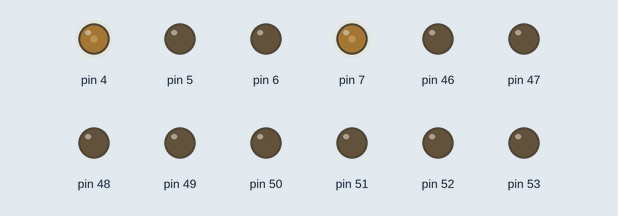
Simulated run of this sketch. Board: Arduino Mega 2560, built with avr-gcc and run on an emulated ATmega2560. Shown: output pins drawn as LEDs (lit = HIGH).

Above: at 0.1 s.
At 3.1 s:
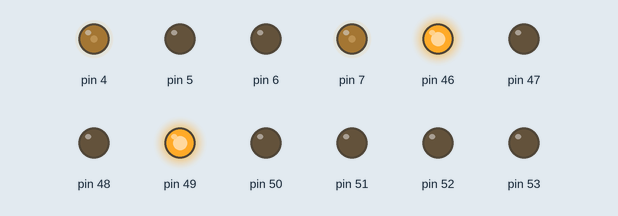
At 4.2 s:
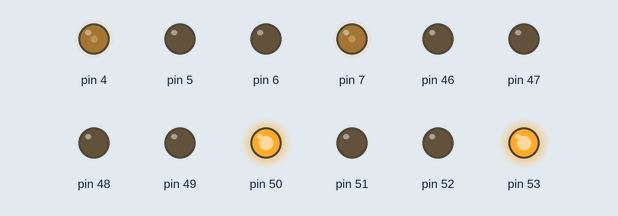
At 7.2 s:
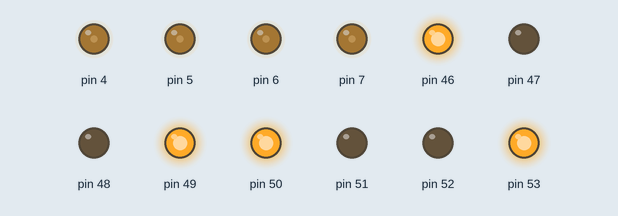
At 11.3 s:
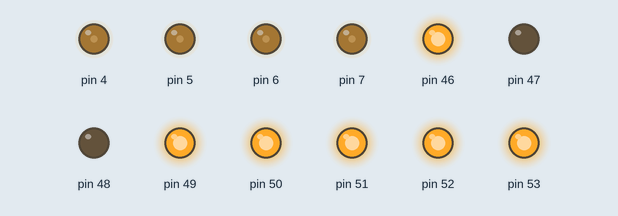
At 14.3 s:
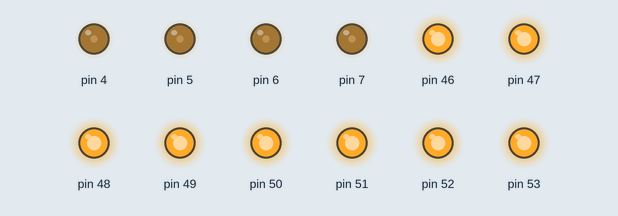
Timing chart, 0 to 15.8 s (numbered marks = the images above):
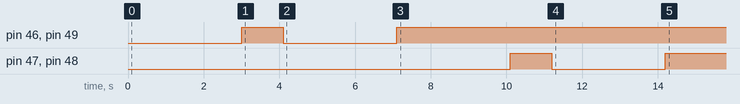

The sketch:

Test_code_2.ino
```cpp
void setup() {

 pinMode(4,OUTPUT);
 pinMode(7,OUTPUT);
 pinMode(6,OUTPUT);
 pinMode(5,OUTPUT);
 pinMode(50,OUTPUT);
 pinMode(51,OUTPUT);
 pinMode(52,OUTPUT);
 pinMode(53,OUTPUT);

 pinMode(47,OUTPUT);
 pinMode(48,OUTPUT);
 pinMode(46,OUTPUT);
 pinMode(49,OUTPUT);

 analogWrite(4,60);
analogWrite(7,60);
delay(3000);

digitalWrite(46,HIGH);
digitalWrite(49,HIGH);
delay(1000);
digitalWrite(50,HIGH);
digitalWrite(53,HIGH);
delay(100);
digitalWrite(46,LOW);
digitalWrite(49,LOW);
delay(3000);
digitalWrite(46,HIGH);
digitalWrite(49,HIGH);


analogWrite(5,60);
analogWrite(6,60);
delay(3000);

digitalWrite(47,HIGH);
digitalWrite(48,HIGH);
delay(1000);
digitalWrite(51,HIGH);
digitalWrite(52,HIGH);
delay(100);
digitalWrite(47,LOW);
digitalWrite(48,LOW);
delay(3000);
digitalWrite(47,HIGH);
digitalWrite(48,HIGH);


 }

void loop() {


}
```
